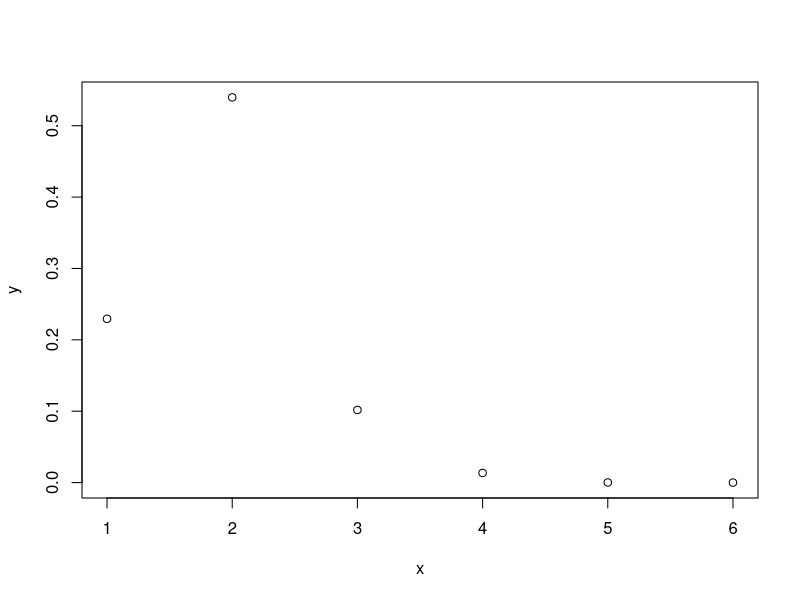
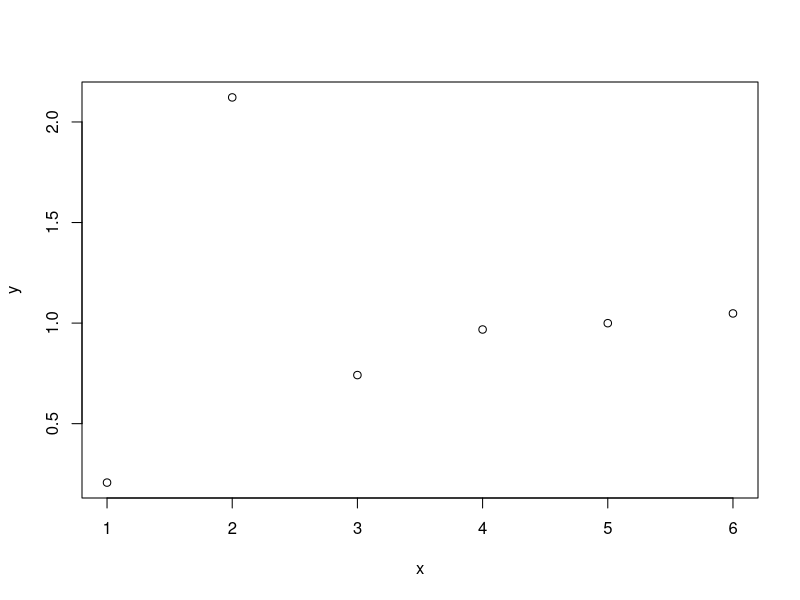
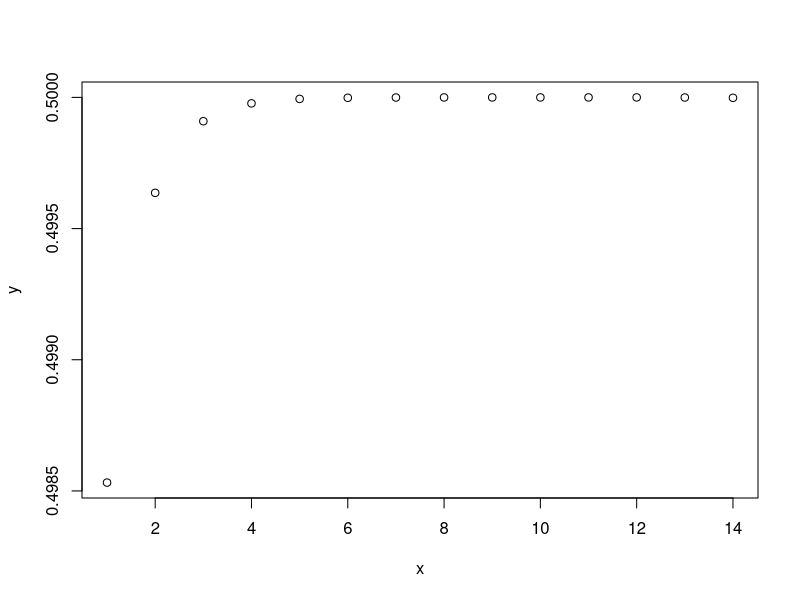
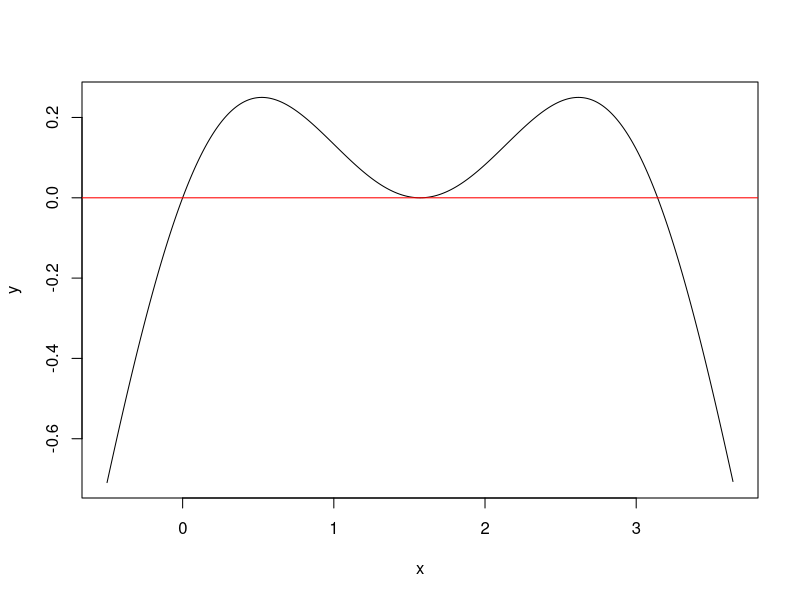
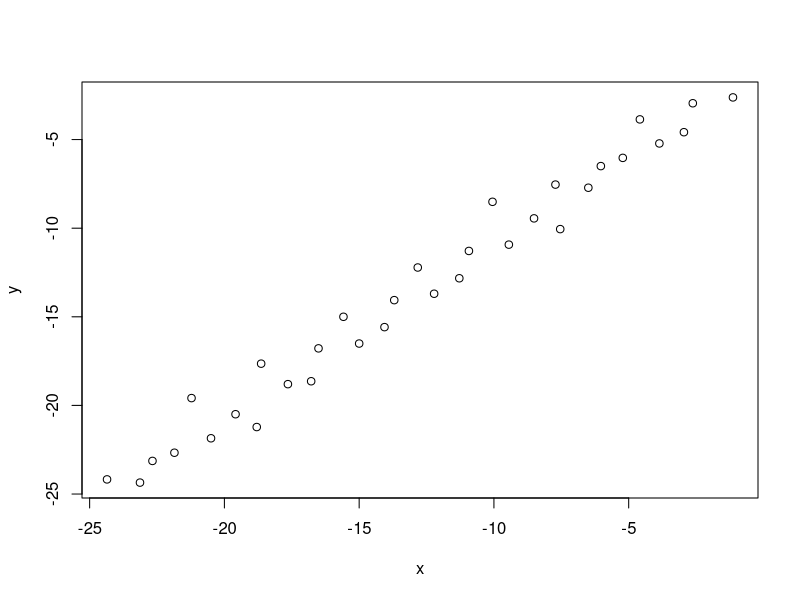
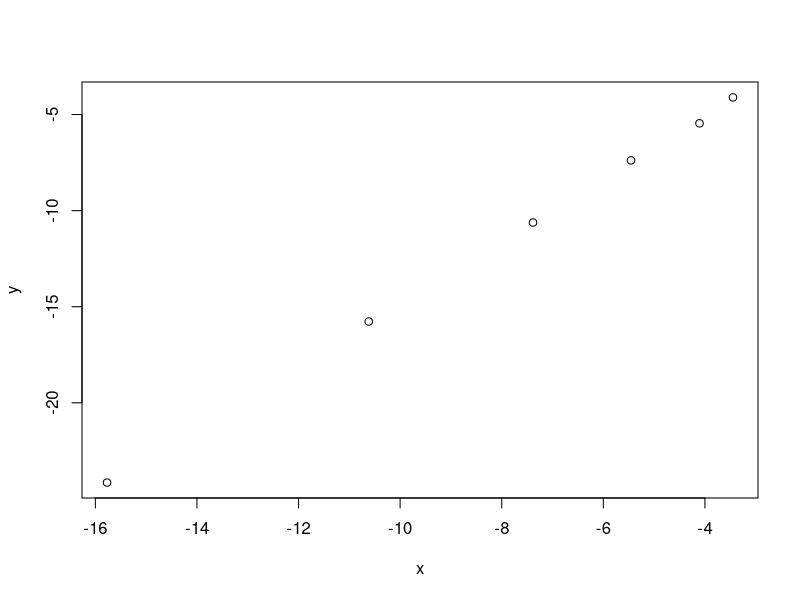

Recreate these plots in R, in order.
## ---- chunk 1
log(10^8)/log(2)
## ---- chunk 2
f = function(x){
  return((cos(x))^2+sin(x)-1)
}
bisect = function(f,interval,tol=0.5*10^-10,max.its=40,verbose=FALSE){
  history = rep(NA, max.its)
  a = interval[1]
  b = interval[2]
  fa = f(a)
  fb = f(b)
  if (sign(fa)*sign(fb) >= 0 ) 
    stop("f(a)f(b)<0 not satisfied")
  for (j in 1:max.its){
    history[j] = (a+b)/2
    if ((b-a)/2 < tol) break
    fc = f(history[j])
    if (verbose==TRUE) {               # show values at each step for debugging
      print(j) 
      print(c(a,history[j],b,b-a))
    }
    if (fc == 0)  break
    if (sign(fc)*sign(fa) < 0) {
      b = history[j]
      fb = fc
    }
    else {
      a = history[j]
      fa = fc
    }
  }
  root=(a+b)/2
  return(list(root=root,history=history[!is.na(history)]))
}

options(digits = 9) 
interval <- c(2.5,3.5)
tol=0.5*10e-8
out=bisect(f,interval,tol=tol)
print(out$root)
print(out$history)
## ---- chunk 3
newton=function(x,its){
  res=x
  while (its>0) {
    x<-x-((cos(x))^2+sin(x)-1)/(-sin(2*x)+cos(x))
    res=c(res,x)
    its<-its-1
  }
  return(res)
}
x<-4.25
newton(x,50)
## ---- chunk 4
e<-abs((newton(x,50)-pi))
e
x=c(1:6)
y=e[2:7]/e[1:6]
plot(x,y)

## ---- chunk 5
x=c(1:6)
y=e[2:7]/e[1:6]^2
plot(x,y)
## ---- chunk 6
x<-1.5
e<-abs((newton(x,50)-pi/2))
x=c(1:14)
y=e[2:15]/e[1:14]
plot(x,y)
e
## ---- chunk 7
# Test for the multiplicity
x=seq(-0.5,pi+0.5,0.01)
y=(cos(x))^2+sin(x)-1
plot(x,y,type="l")
abline(0,0,col="red")
## ---- chunk 8
f=function(x){
  A<-cbind(c(1,4,7,x),c(2,5,x,10),c(3,x,8,11),c(x,6,9,12))
  return(det(A)-1000)
}
6*log(10)/log(2)
options(digits = 7) 
interval <- c(9,10)
out=bisect(f,interval,max.its = 20)
print(out$root)
print(out$history)
## ---- chunk 9
x<-9.708299
f(x)+1000 # corresponding determinant 
f(x)
## ---- chunk 10
options(digits = 9) 
interval <- c(-18,-17)
out=bisect(f,interval)
print(out$root)
print(out$history)
## ---- chunk 11
x<--17.188498
f(x)+1000 # corresponding determinant 
f(x)
## ---- chunk 12
require(Matrix)
A=Hilbert(5)

f=function(x){
  A[1,1]<-x
  return(det(A-pi*diag(1,5,5)))
}
options(digits = 8) 
interval <- c(0,10)
out=bisect(f,interval)
print(out$root)
print(out$history)

A[1,1]<-2.948010
options(digits = 7)
max(eigen(A)$values)
## ---- chunk 13
my.sqrt=function(x){   # the number for square root finding
  f=function(t){      # t is the square root of x
    return(t^2-x)
  }
  return(bisect(f,c(0,10))$root)  # using bisection method get the t
}

my.sqrt(1)
my.sqrt(4)
my.sqrt(9)
my.sqrt(16)
## ---- chunk 14
f=function(r){
  return((r^3*(2*r^2+5*0.1^2))/(2*(r^2+0.1^2)^(5/2))-0.9)
}
options(digits=10)
out=bisect(f,c(0,1))
out
## ---- chunk 15
10*log(10)/log(2)
## ---- chunk 16
15*log(10)/log(2)
options(digits=18)
(actual=bisect(f,c(0,1),tol = 0.5*10e-19,max.its = 100))
## ---- chunk 17
aroot=0.177289179849030  # the root that has 15 correct decimals
(e<-(abs(out$history-aroot)))

x=log(e[1])
y=log(e[2])
for (i in 2:(length(e)-2)) {
  x=c(x,log(e[i]))
  y=c(y,log(e[i+1]))
}
plot(x,y)
lm(y~x)
## ---- chunk 18
secant.method <- function(f, x0, x1, tol = 0.5e-10, n = 100) {
  history = rep(NA, n) 
  for (i in 1:n) {
    x2 <- x1 - f(x1) / ((f(x1) - f(x0)) / (x1 - x0)) 
    if (abs(x2 - x1) < tol) {
      root=x2
      break
    }
    x0 <- x1
    x1 <- x2
    root=x2
    history=c(history,x2)
  }
  return(list(root=root,history=history[!is.na(history)]))
}
options(digits = 10)
(out=secant.method(f, 0, 0.1))
## ---- chunk 19
aroot=0.177289179849030  # the root that has 15 correct decimals
(e<-(abs(out$history-aroot)))
x=log(e[1:6])
y=log(e[2:7])
plot(x,y)
lm(y~x)
